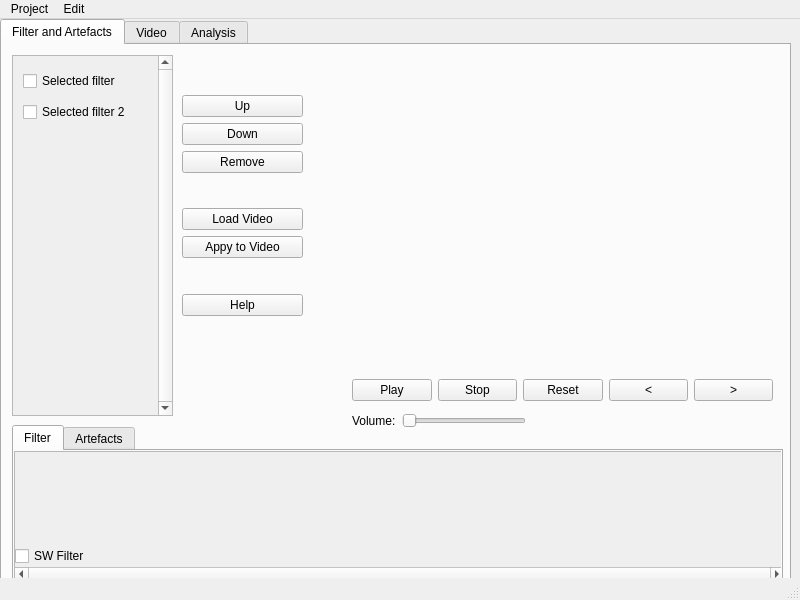
<?xml version="1.0" encoding="UTF-8"?>
<ui version="4.0">
 <class>GUI</class>
 <widget class="QMainWindow" name="GUI">
  <property name="geometry">
   <rect>
    <x>0</x>
    <y>0</y>
    <width>800</width>
    <height>600</height>
   </rect>
  </property>
  <property name="windowTitle">
   <string>MainWindow</string>
  </property>
  <widget class="QWidget" name="centralwidget">
   <widget class="QTabWidget" name="tabWidget">
    <property name="geometry">
     <rect>
      <x>0</x>
      <y>0</y>
      <width>791</width>
      <height>561</height>
     </rect>
    </property>
    <property name="currentIndex">
     <number>0</number>
    </property>
    <widget class="QWidget" name="FilterandArtefacts">
     <attribute name="title">
      <string>Filter and Artefacts</string>
     </attribute>
     <widget class="QScrollArea" name="scrollArea">
      <property name="geometry">
       <rect>
        <x>10</x>
        <y>10</y>
        <width>161</width>
        <height>361</height>
       </rect>
      </property>
      <property name="sizePolicy">
       <sizepolicy hsizetype="Fixed" vsizetype="Expanding">
        <horstretch>0</horstretch>
        <verstretch>0</verstretch>
       </sizepolicy>
      </property>
      <property name="verticalScrollBarPolicy">
       <enum>Qt::ScrollBarAlwaysOn</enum>
      </property>
      <property name="horizontalScrollBarPolicy">
       <enum>Qt::ScrollBarAlwaysOff</enum>
      </property>
      <property name="widgetResizable">
       <bool>true</bool>
      </property>
      <widget class="QWidget" name="scrollAreaWidgetContents">
       <property name="geometry">
        <rect>
         <x>0</x>
         <y>0</y>
         <width>142</width>
         <height>359</height>
        </rect>
       </property>
       <widget class="QWidget" name="verticalLayoutWidget_3">
        <property name="geometry">
         <rect>
          <x>10</x>
          <y>10</y>
          <width>111</width>
          <height>61</height>
         </rect>
        </property>
        <layout class="QVBoxLayout" name="verticalLayout_3">
         <property name="spacing">
          <number>6</number>
         </property>
         <property name="sizeConstraint">
          <enum>QLayout::SetDefaultConstraint</enum>
         </property>
         <item>
          <widget class="QCheckBox" name="checkBox_2">
           <property name="text">
            <string>Selected filter</string>
           </property>
          </widget>
         </item>
         <item>
          <widget class="QCheckBox" name="checkBox_3">
           <property name="text">
            <string>Selected filter 2</string>
           </property>
          </widget>
         </item>
        </layout>
       </widget>
      </widget>
     </widget>
     <widget class="QTabWidget" name="tabWidget_2">
      <property name="geometry">
       <rect>
        <x>10</x>
        <y>380</y>
        <width>771</width>
        <height>161</height>
       </rect>
      </property>
      <property name="currentIndex">
       <number>0</number>
      </property>
      <widget class="QWidget" name="tab_3">
       <attribute name="title">
        <string>Filter</string>
       </attribute>
       <widget class="QScrollArea" name="scrollArea_2">
        <property name="geometry">
         <rect>
          <x>0</x>
          <y>0</y>
          <width>771</width>
          <height>131</height>
         </rect>
        </property>
        <property name="verticalScrollBarPolicy">
         <enum>Qt::ScrollBarAlwaysOff</enum>
        </property>
        <property name="horizontalScrollBarPolicy">
         <enum>Qt::ScrollBarAlwaysOn</enum>
        </property>
        <property name="widgetResizable">
         <bool>true</bool>
        </property>
        <widget class="QWidget" name="scrollAreaWidgetContents_2">
         <property name="geometry">
          <rect>
           <x>0</x>
           <y>0</y>
           <width>769</width>
           <height>112</height>
          </rect>
         </property>
         <widget class="QWidget" name="verticalLayoutWidget">
          <property name="geometry">
           <rect>
            <x>0</x>
            <y>0</y>
            <width>121</width>
            <height>114</height>
           </rect>
          </property>
          <layout class="QVBoxLayout" name="verticalLayout">
           <item>
            <widget class="QLabel" name="label_3">
             <property name="text">
              <string/>
             </property>
             <property name="pixmap">
              <pixmap resource="resource.qrc">:/new/prefix1/Picture/sw_filter.png</pixmap>
             </property>
            </widget>
           </item>
           <item>
            <widget class="QCheckBox" name="checkBox">
             <property name="text">
              <string>SW Filter</string>
             </property>
            </widget>
           </item>
          </layout>
         </widget>
        </widget>
       </widget>
      </widget>
      <widget class="QWidget" name="tab_4">
       <attribute name="title">
        <string>Artefacts</string>
       </attribute>
      </widget>
     </widget>
     <widget class="QWidget" name="verticalLayoutWidget_2">
      <property name="geometry">
       <rect>
        <x>180</x>
        <y>50</y>
        <width>121</width>
        <height>221</height>
       </rect>
      </property>
      <layout class="QVBoxLayout" name="verticalLayout_2">
       <item>
        <widget class="QPushButton" name="pushButton_2">
         <property name="text">
          <string>Up</string>
         </property>
        </widget>
       </item>
       <item>
        <widget class="QPushButton" name="pushButton_3">
         <property name="text">
          <string>Down</string>
         </property>
        </widget>
       </item>
       <item>
        <widget class="QPushButton" name="pushButton_4">
         <property name="text">
          <string>Remove</string>
         </property>
        </widget>
       </item>
       <item>
        <spacer name="verticalSpacer">
         <property name="orientation">
          <enum>Qt::Vertical</enum>
         </property>
         <property name="sizeHint" stdset="0">
          <size>
           <width>20</width>
           <height>40</height>
          </size>
         </property>
        </spacer>
       </item>
       <item>
        <widget class="QPushButton" name="pushButton_6">
         <property name="text">
          <string>Load Video</string>
         </property>
        </widget>
       </item>
       <item>
        <widget class="QPushButton" name="pushButton">
         <property name="text">
          <string>Appy to Video</string>
         </property>
        </widget>
       </item>
       <item>
        <spacer name="verticalSpacer_2">
         <property name="orientation">
          <enum>Qt::Vertical</enum>
         </property>
         <property name="sizeHint" stdset="0">
          <size>
           <width>20</width>
           <height>40</height>
          </size>
         </property>
        </spacer>
       </item>
       <item>
        <widget class="QPushButton" name="pushButton_5">
         <property name="text">
          <string>Help</string>
         </property>
        </widget>
       </item>
      </layout>
     </widget>
     <widget class="QLabel" name="label">
      <property name="geometry">
       <rect>
        <x>420</x>
        <y>60</y>
        <width>261</width>
        <height>191</height>
       </rect>
      </property>
      <property name="text">
       <string/>
      </property>
      <property name="pixmap">
       <pixmap resource="resource.qrc">:/new/prefix1/Picture/imgres.png</pixmap>
      </property>
     </widget>
     <widget class="QWidget" name="verticalLayoutWidget_6">
      <property name="geometry">
       <rect>
        <x>350</x>
        <y>330</y>
        <width>421</width>
        <height>61</height>
       </rect>
      </property>
      <layout class="QVBoxLayout" name="verticalLayout_6">
       <item>
        <layout class="QHBoxLayout" name="horizontalLayout_4">
         <item>
          <widget class="QPushButton" name="pushButton_22">
           <property name="text">
            <string>Play</string>
           </property>
          </widget>
         </item>
         <item>
          <widget class="QPushButton" name="pushButton_23">
           <property name="text">
            <string>Stop</string>
           </property>
          </widget>
         </item>
         <item>
          <widget class="QPushButton" name="pushButton_24">
           <property name="text">
            <string>Reset</string>
           </property>
          </widget>
         </item>
         <item>
          <widget class="QPushButton" name="pushButton_25">
           <property name="text">
            <string>&lt;</string>
           </property>
          </widget>
         </item>
         <item>
          <widget class="QPushButton" name="pushButton_26">
           <property name="text">
            <string>&gt;</string>
           </property>
          </widget>
         </item>
        </layout>
       </item>
       <item>
        <layout class="QHBoxLayout" name="horizontalLayout_6">
         <item>
          <widget class="QLabel" name="label_7">
           <property name="text">
            <string>Volume:</string>
           </property>
          </widget>
         </item>
         <item>
          <widget class="QSlider" name="horizontalSlider_3">
           <property name="orientation">
            <enum>Qt::Horizontal</enum>
           </property>
          </widget>
         </item>
         <item>
          <spacer name="horizontalSpacer_8">
           <property name="orientation">
            <enum>Qt::Horizontal</enum>
           </property>
           <property name="sizeHint" stdset="0">
            <size>
             <width>40</width>
             <height>20</height>
            </size>
           </property>
          </spacer>
         </item>
         <item>
          <spacer name="horizontalSpacer_9">
           <property name="orientation">
            <enum>Qt::Horizontal</enum>
           </property>
           <property name="sizeHint" stdset="0">
            <size>
             <width>40</width>
             <height>20</height>
            </size>
           </property>
          </spacer>
         </item>
        </layout>
       </item>
      </layout>
     </widget>
    </widget>
    <widget class="QWidget" name="tab_2">
     <attribute name="title">
      <string>Video</string>
     </attribute>
     <widget class="QPushButton" name="pushButton_12">
      <property name="geometry">
       <rect>
        <x>0</x>
        <y>10</y>
        <width>91</width>
        <height>31</height>
       </rect>
      </property>
      <property name="text">
       <string>Add Video</string>
      </property>
     </widget>
     <widget class="QPushButton" name="pushButton_18">
      <property name="geometry">
       <rect>
        <x>90</x>
        <y>10</y>
        <width>91</width>
        <height>31</height>
       </rect>
      </property>
      <property name="text">
       <string>Remove Video</string>
      </property>
     </widget>
     <widget class="QWidget" name="gridLayoutWidget">
      <property name="geometry">
       <rect>
        <x>10</x>
        <y>60</y>
        <width>771</width>
        <height>471</height>
       </rect>
      </property>
      <layout class="QGridLayout" name="gridLayout">
       <item row="0" column="0">
        <spacer name="horizontalSpacer">
         <property name="orientation">
          <enum>Qt::Horizontal</enum>
         </property>
         <property name="sizeHint" stdset="0">
          <size>
           <width>40</width>
           <height>20</height>
          </size>
         </property>
        </spacer>
       </item>
       <item row="0" column="1">
        <widget class="QLabel" name="label_2">
         <property name="text">
          <string/>
         </property>
         <property name="pixmap">
          <pixmap resource="resource.qrc">:/new/prefix1/Picture/imgres.png</pixmap>
         </property>
        </widget>
       </item>
       <item row="0" column="2">
        <spacer name="horizontalSpacer_2">
         <property name="orientation">
          <enum>Qt::Horizontal</enum>
         </property>
         <property name="sizeHint" stdset="0">
          <size>
           <width>40</width>
           <height>20</height>
          </size>
         </property>
        </spacer>
       </item>
      </layout>
     </widget>
     <widget class="QPushButton" name="pushButton_21">
      <property name="geometry">
       <rect>
        <x>180</x>
        <y>10</y>
        <width>91</width>
        <height>31</height>
       </rect>
      </property>
      <property name="text">
       <string>Add Comparison</string>
      </property>
     </widget>
     <widget class="QWidget" name="verticalLayoutWidget_5">
      <property name="geometry">
       <rect>
        <x>320</x>
        <y>0</y>
        <width>421</width>
        <height>61</height>
       </rect>
      </property>
      <layout class="QVBoxLayout" name="verticalLayout_5">
       <item>
        <layout class="QHBoxLayout" name="horizontalLayout_2">
         <item>
          <widget class="QPushButton" name="pushButton_13">
           <property name="text">
            <string>Play</string>
           </property>
          </widget>
         </item>
         <item>
          <widget class="QPushButton" name="pushButton_14">
           <property name="text">
            <string>Stop</string>
           </property>
          </widget>
         </item>
         <item>
          <widget class="QPushButton" name="pushButton_15">
           <property name="text">
            <string>Reset</string>
           </property>
          </widget>
         </item>
         <item>
          <widget class="QPushButton" name="pushButton_16">
           <property name="text">
            <string>&lt;</string>
           </property>
          </widget>
         </item>
         <item>
          <widget class="QPushButton" name="pushButton_17">
           <property name="text">
            <string>&gt;</string>
           </property>
          </widget>
         </item>
        </layout>
       </item>
       <item>
        <layout class="QHBoxLayout" name="horizontalLayout_5">
         <item>
          <widget class="QLabel" name="label_6">
           <property name="text">
            <string>Volume:</string>
           </property>
          </widget>
         </item>
         <item>
          <widget class="QSlider" name="horizontalSlider_2">
           <property name="orientation">
            <enum>Qt::Horizontal</enum>
           </property>
          </widget>
         </item>
         <item>
          <spacer name="horizontalSpacer_6">
           <property name="orientation">
            <enum>Qt::Horizontal</enum>
           </property>
           <property name="sizeHint" stdset="0">
            <size>
             <width>40</width>
             <height>20</height>
            </size>
           </property>
          </spacer>
         </item>
         <item>
          <spacer name="horizontalSpacer_7">
           <property name="orientation">
            <enum>Qt::Horizontal</enum>
           </property>
           <property name="sizeHint" stdset="0">
            <size>
             <width>40</width>
             <height>20</height>
            </size>
           </property>
          </spacer>
         </item>
        </layout>
       </item>
      </layout>
     </widget>
    </widget>
    <widget class="QWidget" name="tab">
     <attribute name="title">
      <string>Analysis</string>
     </attribute>
     <widget class="QPushButton" name="pushButton_20">
      <property name="geometry">
       <rect>
        <x>610</x>
        <y>480</y>
        <width>151</width>
        <height>31</height>
       </rect>
      </property>
      <property name="text">
       <string>Save result</string>
      </property>
     </widget>
     <widget class="QTabWidget" name="tabWidget_3">
      <property name="geometry">
       <rect>
        <x>20</x>
        <y>60</y>
        <width>741</width>
        <height>251</height>
       </rect>
      </property>
      <property name="currentIndex">
       <number>0</number>
      </property>
      <widget class="QWidget" name="tab_5">
       <attribute name="title">
        <string>Color differenz</string>
       </attribute>
       <widget class="QTextBrowser" name="textBrowser_4">
        <property name="geometry">
         <rect>
          <x>10</x>
          <y>20</y>
          <width>256</width>
          <height>192</height>
         </rect>
        </property>
        <property name="html">
         <string>&lt;!DOCTYPE HTML PUBLIC &quot;-//W3C//DTD HTML 4.0//EN&quot; &quot;http://www.w3.org/TR/REC-html40/strict.dtd&quot;&gt;
&lt;html&gt;&lt;head&gt;&lt;meta name=&quot;qrichtext&quot; content=&quot;1&quot; /&gt;&lt;style type=&quot;text/css&quot;&gt;
p, li { white-space: pre-wrap; }
&lt;/style&gt;&lt;/head&gt;&lt;body style=&quot; font-family:'MS Shell Dlg 2'; font-size:8.25pt; font-weight:400; font-style:normal;&quot;&gt;
&lt;p style=&quot; margin-top:0px; margin-bottom:0px; margin-left:0px; margin-right:0px; -qt-block-indent:0; text-indent:0px;&quot;&gt;Video A color differenz&lt;/p&gt;
&lt;p style=&quot;-qt-paragraph-type:empty; margin-top:0px; margin-bottom:0px; margin-left:0px; margin-right:0px; -qt-block-indent:0; text-indent:0px;&quot;&gt;&lt;br /&gt;&lt;/p&gt;&lt;/body&gt;&lt;/html&gt;</string>
        </property>
       </widget>
       <widget class="QTextBrowser" name="textBrowser_5">
        <property name="geometry">
         <rect>
          <x>290</x>
          <y>20</y>
          <width>256</width>
          <height>192</height>
         </rect>
        </property>
        <property name="html">
         <string>&lt;!DOCTYPE HTML PUBLIC &quot;-//W3C//DTD HTML 4.0//EN&quot; &quot;http://www.w3.org/TR/REC-html40/strict.dtd&quot;&gt;
&lt;html&gt;&lt;head&gt;&lt;meta name=&quot;qrichtext&quot; content=&quot;1&quot; /&gt;&lt;style type=&quot;text/css&quot;&gt;
p, li { white-space: pre-wrap; }
&lt;/style&gt;&lt;/head&gt;&lt;body style=&quot; font-family:'MS Shell Dlg 2'; font-size:8.25pt; font-weight:400; font-style:normal;&quot;&gt;
&lt;p style=&quot; margin-top:0px; margin-bottom:0px; margin-left:0px; margin-right:0px; -qt-block-indent:0; text-indent:0px;&quot;&gt;Video B color differenz&lt;/p&gt;
&lt;p style=&quot;-qt-paragraph-type:empty; margin-top:0px; margin-bottom:0px; margin-left:0px; margin-right:0px; -qt-block-indent:0; text-indent:0px;&quot;&gt;&lt;br /&gt;&lt;/p&gt;&lt;/body&gt;&lt;/html&gt;</string>
        </property>
       </widget>
      </widget>
      <widget class="QWidget" name="tab_7">
       <attribute name="title">
        <string>PSNR</string>
       </attribute>
      </widget>
     </widget>
     <widget class="QScrollArea" name="scrollArea_3">
      <property name="geometry">
       <rect>
        <x>480</x>
        <y>330</y>
        <width>281</width>
        <height>131</height>
       </rect>
      </property>
      <property name="verticalScrollBarPolicy">
       <enum>Qt::ScrollBarAlwaysOn</enum>
      </property>
      <property name="horizontalScrollBarPolicy">
       <enum>Qt::ScrollBarAlwaysOff</enum>
      </property>
      <property name="widgetResizable">
       <bool>true</bool>
      </property>
      <widget class="QWidget" name="scrollAreaWidgetContents_3">
       <property name="geometry">
        <rect>
         <x>0</x>
         <y>0</y>
         <width>262</width>
         <height>129</height>
        </rect>
       </property>
       <widget class="QTextBrowser" name="textBrowser_3">
        <property name="geometry">
         <rect>
          <x>0</x>
          <y>0</y>
          <width>281</width>
          <height>192</height>
         </rect>
        </property>
        <property name="html">
         <string>&lt;!DOCTYPE HTML PUBLIC &quot;-//W3C//DTD HTML 4.0//EN&quot; &quot;http://www.w3.org/TR/REC-html40/strict.dtd&quot;&gt;
&lt;html&gt;&lt;head&gt;&lt;meta name=&quot;qrichtext&quot; content=&quot;1&quot; /&gt;&lt;style type=&quot;text/css&quot;&gt;
p, li { white-space: pre-wrap; }
&lt;/style&gt;&lt;/head&gt;&lt;body style=&quot; font-family:'MS Shell Dlg 2'; font-size:8.25pt; font-weight:400; font-style:normal;&quot;&gt;
&lt;p style=&quot;-qt-paragraph-type:empty; margin-top:0px; margin-bottom:0px; margin-left:0px; margin-right:0px; -qt-block-indent:0; text-indent:0px;&quot;&gt;&lt;br /&gt;&lt;/p&gt;
&lt;p style=&quot; margin-top:0px; margin-bottom:0px; margin-left:0px; margin-right:0px; -qt-block-indent:0; text-indent:0px;&quot;&gt;  other information&lt;/p&gt;
&lt;p style=&quot;-qt-paragraph-type:empty; margin-top:0px; margin-bottom:0px; margin-left:0px; margin-right:0px; -qt-block-indent:0; text-indent:0px;&quot;&gt;&lt;br /&gt;&lt;/p&gt;&lt;/body&gt;&lt;/html&gt;</string>
        </property>
       </widget>
      </widget>
     </widget>
     <widget class="QWidget" name="horizontalLayoutWidget_3">
      <property name="geometry">
       <rect>
        <x>20</x>
        <y>0</y>
        <width>511</width>
        <height>51</height>
       </rect>
      </property>
      <layout class="QHBoxLayout" name="horizontalLayout_3">
       <item>
        <widget class="QLabel" name="label_4">
         <property name="text">
          <string>Raw Video:</string>
         </property>
        </widget>
       </item>
       <item>
        <widget class="QComboBox" name="comboBox_4">
         <item>
          <property name="text">
           <string>Raw Video</string>
          </property>
         </item>
         <item>
          <property name="text">
           <string>Video A</string>
          </property>
         </item>
         <item>
          <property name="text">
           <string>Search in Files</string>
          </property>
         </item>
        </widget>
       </item>
       <item>
        <spacer name="horizontalSpacer_3">
         <property name="orientation">
          <enum>Qt::Horizontal</enum>
         </property>
         <property name="sizeHint" stdset="0">
          <size>
           <width>40</width>
           <height>20</height>
          </size>
         </property>
        </spacer>
       </item>
       <item>
        <widget class="QComboBox" name="comboBox_2">
         <item>
          <property name="text">
           <string>Video A</string>
          </property>
         </item>
         <item>
          <property name="text">
           <string>Search in Files</string>
          </property>
         </item>
        </widget>
       </item>
       <item>
        <widget class="QComboBox" name="comboBox_3">
         <item>
          <property name="text">
           <string>Video B</string>
          </property>
         </item>
         <item>
          <property name="text">
           <string>No Video</string>
          </property>
         </item>
         <item>
          <property name="text">
           <string>Search in Files</string>
          </property>
         </item>
        </widget>
       </item>
       <item>
        <widget class="QPushButton" name="pushButton_19">
         <property name="text">
          <string>Analysis</string>
         </property>
        </widget>
       </item>
      </layout>
     </widget>
     <widget class="QTextEdit" name="textEdit">
      <property name="geometry">
       <rect>
        <x>20</x>
        <y>330</y>
        <width>431</width>
        <height>191</height>
       </rect>
      </property>
      <property name="html">
       <string>&lt;!DOCTYPE HTML PUBLIC &quot;-//W3C//DTD HTML 4.0//EN&quot; &quot;http://www.w3.org/TR/REC-html40/strict.dtd&quot;&gt;
&lt;html&gt;&lt;head&gt;&lt;meta name=&quot;qrichtext&quot; content=&quot;1&quot; /&gt;&lt;style type=&quot;text/css&quot;&gt;
p, li { white-space: pre-wrap; }
&lt;/style&gt;&lt;/head&gt;&lt;body style=&quot; font-family:'MS Shell Dlg 2'; font-size:8.25pt; font-weight:400; font-style:normal;&quot;&gt;
&lt;p style=&quot; margin-top:0px; margin-bottom:0px; margin-left:0px; margin-right:0px; -qt-block-indent:0; text-indent:0px;&quot;&gt;Textbox for user comments&lt;/p&gt;
&lt;p style=&quot;-qt-paragraph-type:empty; margin-top:0px; margin-bottom:0px; margin-left:0px; margin-right:0px; -qt-block-indent:0; text-indent:0px;&quot;&gt;&lt;br /&gt;&lt;/p&gt;&lt;/body&gt;&lt;/html&gt;</string>
      </property>
     </widget>
    </widget>
   </widget>
  </widget>
  <widget class="QMenuBar" name="menubar">
   <property name="geometry">
    <rect>
     <x>0</x>
     <y>0</y>
     <width>800</width>
     <height>21</height>
    </rect>
   </property>
   <widget class="QMenu" name="menuProject">
    <property name="title">
     <string>Project</string>
    </property>
    <addaction name="actionSave"/>
    <addaction name="actionSave_As"/>
    <addaction name="actionLoad"/>
    <addaction name="actionNew"/>
   </widget>
   <widget class="QMenu" name="menuEdit">
    <property name="title">
     <string>Edit</string>
    </property>
    <addaction name="actionUndo"/>
    <addaction name="actionRedo"/>
   </widget>
   <addaction name="menuProject"/>
   <addaction name="menuEdit"/>
  </widget>
  <widget class="QStatusBar" name="statusbar"/>
  <action name="actionSave">
   <property name="text">
    <string>Save</string>
   </property>
  </action>
  <action name="actionSave_As">
   <property name="text">
    <string>Save As</string>
   </property>
  </action>
  <action name="actionLoad">
   <property name="text">
    <string>Load</string>
   </property>
  </action>
  <action name="actionNew">
   <property name="text">
    <string>New</string>
   </property>
  </action>
  <action name="actionUndo">
   <property name="text">
    <string>Undo</string>
   </property>
  </action>
  <action name="actionRedo">
   <property name="text">
    <string>Redo</string>
   </property>
  </action>
 </widget>
 <resources>
  <include location="resource.qrc"/>
 </resources>
 <connections/>
</ui>
